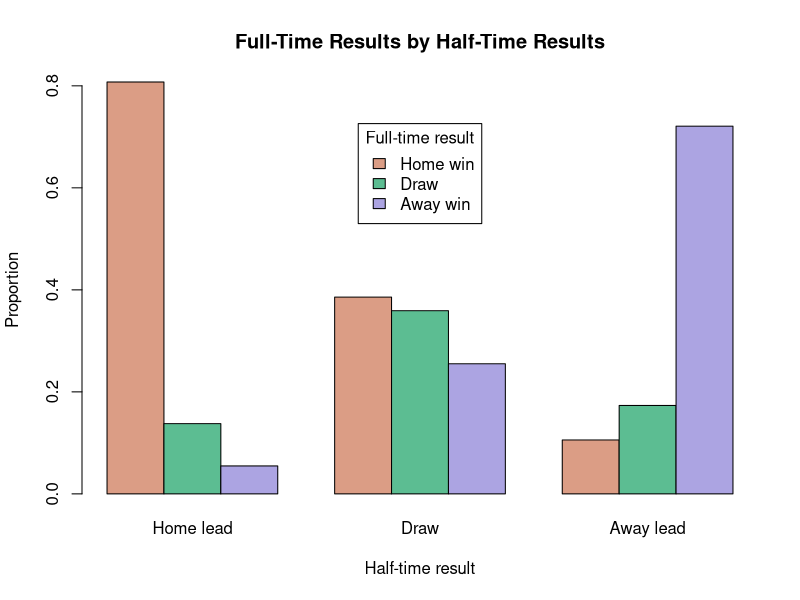
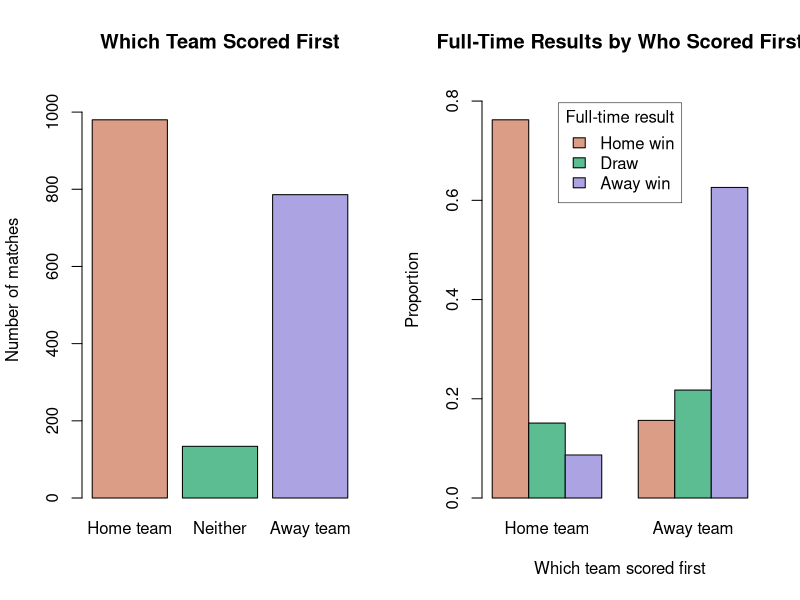
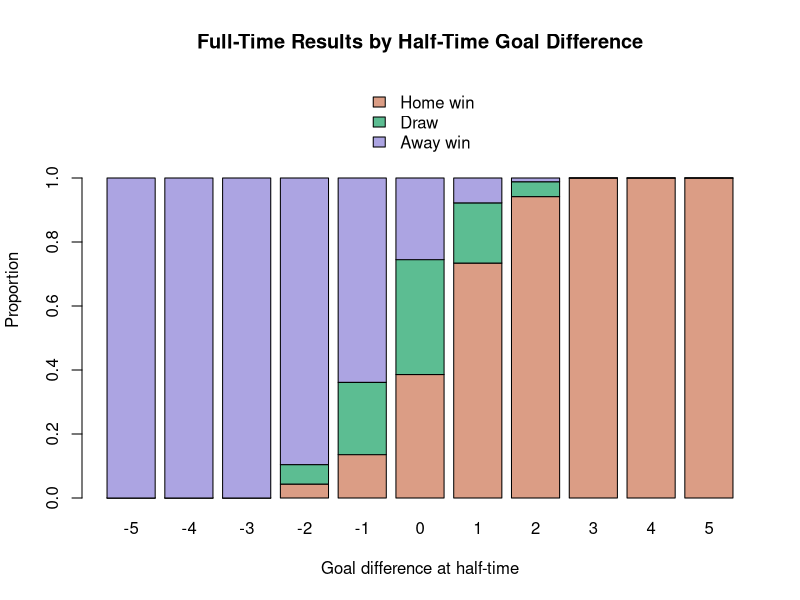
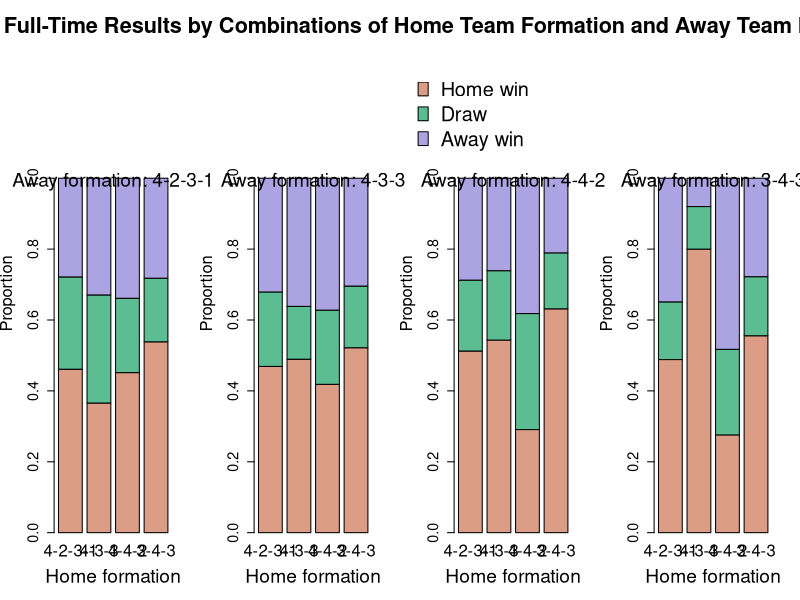
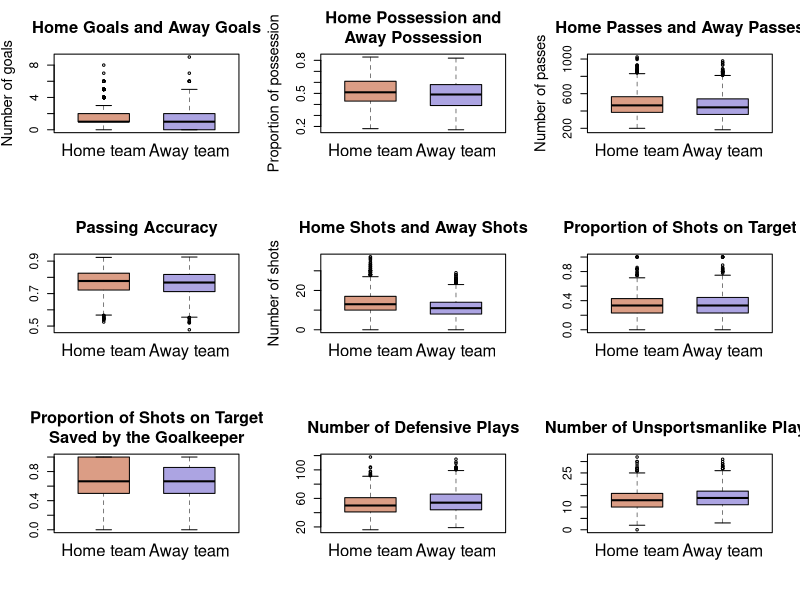
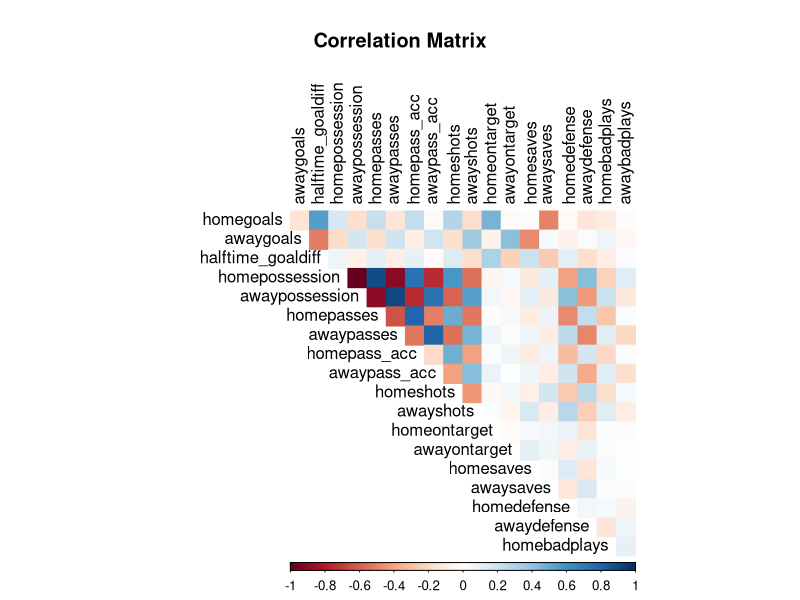
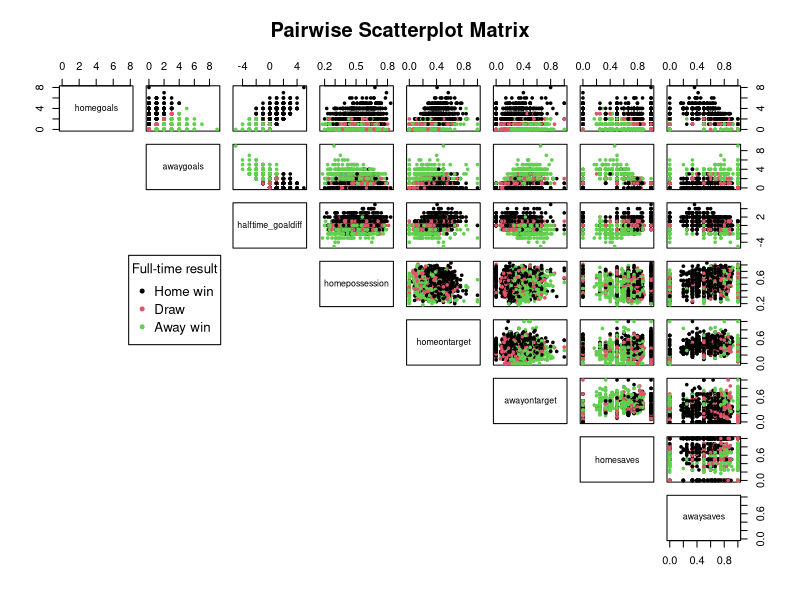
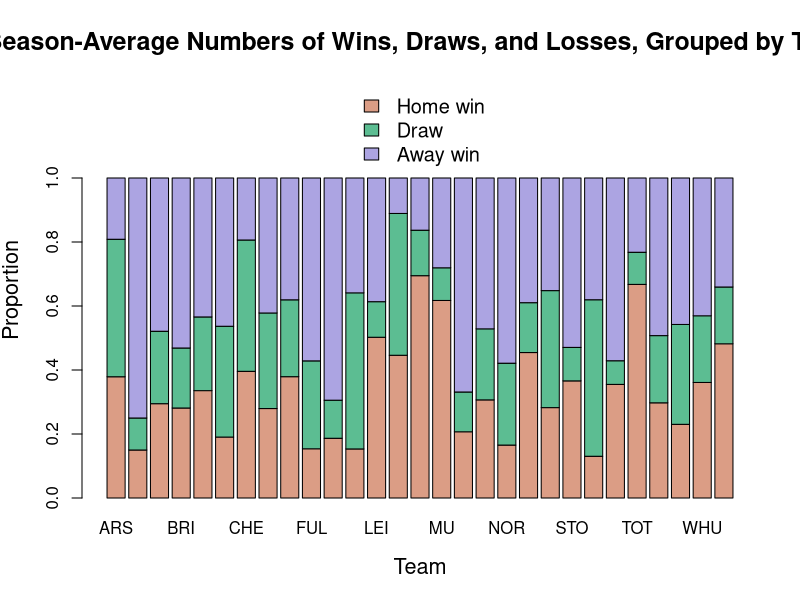

The R source for these figures, in order: (Note: this script raises an error after producing the figures.)
## Analyzing match statistics and team performances in 5 seasons (2015/16 to 2019/20) of the Premier League
##
## AUTHOR: TARA NGUYEN
## Part of final project for UCLA Extension course:
## Introduction to Data Science
## Completed in December 2020

########## DATA IMPORT AND CLEANING ##########

library(readr)   ## for function read_csv()
matchstats <- read_csv('matchstats.csv')
matchstats
names(matchstats)
summary(matchstats)
colSums(is.na(matchstats))

## replace NAs

matchstats$scoredfirst[is.na(matchstats$scoredfirst)] <- 'neither'

## turn some variables into factors

matchstats$season <- as.factor(matchstats$season)
matchstats$fulltime_res <- factor(matchstats$fulltime_res,
	levels = c('home_win', 'draw', 'away_win'))
matchstats$scoredfirst <- factor(matchstats$scoredfirst,
	levels = c('home', 'neither', 'away'))
matchstats$halftime_res <- factor(matchstats$halftime_res,
	levels = c('home_lead', 'draw', 'away_lead'))
summary(matchstats)

########## DATA TRANSFORMATION ##########

## full-time and half-time results

ft_res <- c('Home win', 'Draw', 'Away win')
ht_res <- c('Home lead', 'Draw', 'Away lead')

## which team scored first

sf <- c('Home team', 'Neither', 'Away team')

##### MATCH RECORDS #####

## most home goals, most away goals

sorthomegoals <- matchstats[order(matchstats$homegoals), c(1:4, 5)]
tail(sorthomegoals)
tail(matchstats[order(matchstats$awaygoals), c(1:4, 6)])

## draws with the most goals

tail(sorthomegoals[sorthomegoals$fulltime_res == 'draw', ], 15)

## biggest home wins, biggest away wins

goaldiff <- matchstats$homegoals - matchstats$awaygoals
tail(matchstats[order(goaldiff), c(1:3, 5, 6)])
head(matchstats[order(goaldiff), c(1:3, 5, 6)])

## highest goal difference at half-time

tail(matchstats[order(matchstats$halftime_goaldiff), c(1:4, 9)])

## biggest comebacks after trailing at half-time

comeback <- cbind(matchstats[, c(1:3, 5, 6, 9)], goaldiff)
comeback <- comeback[order(comeback$halftime_goaldiff), ]

home_cb <- subset(comeback, halftime_goaldiff < 0 & goaldiff > 0)
home_cb_goals <- home_cb$goaldiff - home_cb$halftime_goaldiff
tail(home_cb[order(abs(home_cb$halftime_goaldiff), home_cb_goals), ])

away_cb <- subset(comeback, halftime_goaldiff > 0 & goaldiff < 0)
away_cb_goals <- away_cb$halftime_goaldiff - away_cb$goaldiff
tail(away_cb[order(away_cb$halftime_goaldiff, away_cb_goals), ])

## most unbalanced possession

possessdiff <- matchstats$homepossession - matchstats$awaypossession
tail(matchstats[order(abs(possessdiff)), c(1:4, 12, 13)])

## wins with the lowest possession

sorthomepossess <- matchstats[order(matchstats$homepossession), c(1:4, 12)]
head(sorthomepossess[sorthomepossess$fulltime_res == 'home_win', ])
sortawaypossess <- matchstats[order(matchstats$awaypossession), c(1:4, 13)]
head(sortawaypossess[sortawaypossess$fulltime_res == 'away_win', ])

## losses with the highest possession

tail(sorthomepossess[sorthomepossess$fulltime_res == 'away_win', ])
tail(sortawaypossess[sortawaypossess$fulltime_res == 'home_win', ])

## most/least passes by both teams combined

totalpasses <- matchstats$homepasses + matchstats$awaypasses
passes_subset <- cbind(matchstats[, c(1:4, 14, 15)], totalpasses)
tail(passes_subset[order(totalpasses), ])
head(passes_subset[order(totalpasses), ])

## biggest difference in number of accurate passes

homeaccpasses <- matchstats$homepasses * matchstats$homepass_acc
awayaccpasses <- matchstats$awaypasses * matchstats$awaypass_acc
accpassdiff <- abs(homeaccpasses - awayaccpasses)
accpass_subset <- cbind(matchstats[, c(1:4)], homeaccpasses, awayaccpasses,
	accpassdiff)
tail(accpass_subset[order(accpassdiff), ])

## most/least shots by both teams combined

totalshots <- matchstats$homeshots + matchstats$awayshots
shots_subset <- cbind(matchstats[, c(1:4, 18, 19)], totalshots)
tail(shots_subset[order(totalshots), ])
head(shots_subset[order(totalshots), ])

## wins with the least shots on target

homeshots_ot <- matchstats$homeshots * matchstats$homeontarget
homesot_subset <- cbind(matchstats[, 1:4], homeshots_ot)
homesot_subset <- homesot_subset[order(homeshots_ot), ]
head(homesot_subset[homesot_subset$fulltime_res == 'home_win', ])

awayshots_ot <- matchstats$awayshots * matchstats$awayontarget
awaysot_subset <- cbind(matchstats[, 1:4], awayshots_ot)
awaysot_subset <- awaysot_subset[order(awayshots_ot), ]
head(awaysot_subset[awaysot_subset$fulltime_res == 'away_win', ])

## losses with the most shots on target

tail(homesot_subset[homesot_subset$fulltime_res == 'away_win', ])
tail(awaysot_subset[awaysot_subset$fulltime_res == 'home_win', ])

## biggest difference in number of shots on target

sotdiff <- abs(homeshots_ot - awayshots_ot)
sot_subset <- cbind(matchstats[, 1:4], homeshots_ot, awayshots_ot, sotdiff)
tail(sot_subset[order(sot_subset$sotdiff), ])

## goalless draws with the highest number of shots on target

totalsot <- homeshots_ot + awayshots_ot
nogoal_subset <- cbind(matchstats[, c(1:3, 7)], homeshots_ot, awayshots_ot, 
	totalsot)
nogoal_subset <- subset(nogoal_subset, scoredfirst == 'neither',
	select = c(1:3, 5:7))
tail(nogoal_subset[order(nogoal_subset$totalsot), ])

## most/least defensive plays by both teams combined

totaldefense <- matchstats$homedefense + matchstats$awaydefense
defense_subset <- cbind(matchstats[, c(1:4, 24, 25)], totaldefense)
tail(defense_subset[order(totaldefense), ])
head(defense_subset[order(totaldefense), ])

## most/least unsportsmanlike plays by both teams combined

totalbadplays <- matchstats$homebadplays + matchstats$awaybadplays
badplays_subset <- cbind(matchstats[, c(1:4, 26, 27)], totalbadplays)
tail(badplays_subset[order(totalbadplays), ])
head(badplays_subset[order(totalbadplays), ])

##### CONTIGENCY TABLES ACROSS ALL MATCHES #####

## full-time results, half-time results, and which team scored first

(ft_res_tab <- table(matchstats$fulltime_res))
(ht_res_tab <- table(matchstats$halftime_res))
(sf_tab <- table(matchstats$scoredfirst))

## full-time results by half-time results

(ft_ht_tab <- xtabs(~ fulltime_res + halftime_res, matchstats))
(ft_ht_proptab <- prop.table(ft_ht_tab, 2))   ## proportions

## full-time results by who scored first

(ft_sf_tab <- xtabs(~ fulltime_res + scoredfirst, matchstats))
(ft_sf_proptab <- prop.table(ft_sf_tab, 2))   ## proportions

## full-time results by goal difference at half-time, by home goals and by away goals

(ft_htgd_tab <- xtabs(~ fulltime_res + halftime_goaldiff, matchstats))
(ft_htgd_proptab <- prop.table(ft_htgd_tab, 2))   ## proportions

## full-time results by home goals and by away goals

(ft_homegoals_tab <- xtabs(~ fulltime_res + homegoals, matchstats))
(ft_awaygoals_tab <- xtabs(~ fulltime_res + awaygoals, matchstats))

## number of unique formations

(n_formations_unique <- 
	length(unique(c(matchstats$homeformation, matchstats$awayformation))))
	## 33

## number of times each formation was used

(homefm_tab <- sort(table(matchstats$homeformation), decreasing = T))
(awayfm_tab <- sort(table(matchstats$awayformation), decreasing = T))

## number of home wins, draws, and away wins grouped by formation
## (only the most used formations included)

ft_form_tab <- xtabs(~ fulltime_res + homeformation + awayformation, 
	matchstats)
(ft_form_tab <- ft_form_tab[, names(homefm_tab[1:4]),
	names(awayfm_tab[1:4])])
(ft_form_proptab <- prop.table(ft_form_tab, 2:3))   ## proportions

##### PER-SEASON AND PER-MATCH AVERAGES AT TEAM LEVEL #####

n_teams_per_season <- 20

## all teams

(teams <- sort(unique(c(matchstats$hometeam, matchstats$awayteam))))

## abbreviate team names

teams_abbr <- toupper(substr(teams, 1, 3))
teams_abbr[which(teams_abbr == 'MAN')] <- c('MCT', 'MU')
teams_abbr[which(teams_abbr == 'WES')] <- c('WBA', 'WHU')
teams_abbr

## number of unique teams in all seasons

(n_teams_unique <- length(teams))   ## 29

## number of home/away games each team played across all seasons

n_homegames_byteam <- table(matchstats$hometeam)

## number of seasons each team played in

(n_seasons_byteam <- n_homegames_byteam / (n_teams_per_season - 1))

## teams that played in all 5 seasons

n_seasons_byteam[n_seasons_byteam == 5]
sum(n_seasons_byteam == 5)   ## 13

## season-average number of wins/draws/losses

home_res_tab <- xtabs(~ fulltime_res + hometeam, matchstats)
home_res_seasonavg <- home_res_tab / as.vector(n_seasons_byteam)
head(home_res_seasonavg)

away_res_tab <- xtabs(~ fulltime_res + awayteam, matchstats)
away_res_seasonavg <- away_res_tab / as.vector(n_seasons_byteam)
head(away_res_seasonavg)

res_seasonavg <- rbind(home_res_seasonavg[1, ] + away_res_seasonavg[3, ],
	home_res_seasonavg[2, ] + away_res_seasonavg[2, ],
	home_res_seasonavg[3, ] + away_res_seasonavg[1, ])
rownames(res_seasonavg) <- c('win', 'draw', 'loss')
(res_proptab <- prop.table(res_seasonavg, 2))   ## proportions

## season-average number of times each team scored/conceded first, grouped by full-time results

home_sf_res_tab <- xtabs(~ hometeam + scoredfirst + fulltime_res, 
	matchstats)
home_sf_res_seasonavg <- home_sf_res_tab / as.vector(n_seasons_byteam)
head(home_sf_res_seasonavg[, , 2])

away_sf_res_tab <- xtabs(~ awayteam + scoredfirst + fulltime_res, 
	matchstats)
away_sf_res_seasonavg <- away_sf_res_tab / as.vector(n_seasons_byteam)
head(away_sf_res_seasonavg[, , 2])

## season-average number of wins after conceding first

concf_win_seasonavg <- rbind(home_sf_res_seasonavg[, 'away', 'home_win'], 
	away_sf_res_seasonavg[, 'home', 'away_win'])
rownames(concf_win_seasonavg) <- c('home_win', 'away_win')
concf_win_seasonavg

## percentage of times each team won after conceding first

home_concf_win_prop <- prop.table(home_sf_res_tab[, 'away', ], 1)
away_concf_win_prop <- prop.table(away_sf_res_tab[, 'home', ], 1)
concf_win_prop <- cbind(home_concf_win_prop[, 'home_win'],
	away_concf_win_prop[, 'away_win'])
colnames(concf_win_prop) <- c('Home', 'Away')
head(concf_win_prop)

## season-average number of losses after scoring first

sf_loss_seasonavg <- rbind(home_sf_res_seasonavg[, 'home', 'away_win'], 
	away_sf_res_seasonavg[, 'away', 'home_win'])
rownames(sf_loss_seasonavg) <- c('home_loss', 'away_loss')
sf_loss_seasonavg

## season-average number of half-time leads/draws/trails, grouped by full-time results

home_ft_ht_tab <- xtabs(~ hometeam + halftime_res + fulltime_res,
	matchstats)
colnames(home_ft_ht_tab) <- c('lead', 'draw', 'trail')
home_ht_ft_seasonavg <- home_ft_ht_tab / as.vector(n_seasons_byteam)
head(home_ht_ft_seasonavg[, , 1])

away_ft_ht_tab <- xtabs(~ awayteam + halftime_res + fulltime_res,
	matchstats)
colnames(away_ft_ht_tab) <- c('trail', 'draw', 'lead')
away_ht_ft_seasonavg <- away_ft_ht_tab / as.vector(n_seasons_byteam)
head(away_ht_ft_seasonavg[, , 1])

## season-average number of wins after trailing at half-time

httrail_win_seasonavg <- rbind(home_ht_ft_seasonavg[, 'trail', 'home_win'],
	away_ht_ft_seasonavg[, 'trail', 'away_win'])
rownames(httrail_win_seasonavg) <- c('home_win', 'away_win')
httrail_win_seasonavg

## percentage of times each team won after trailing at half-time

home_httrail_win_prop <- prop.table(home_ft_ht_tab[, 'trail', ])
away_httrail_win_prop <- prop.table(away_ft_ht_tab[, 'trail', ])
httrail_win_prop <- cbind(home_httrail_win_prop[, 'home_win'],
	away_httrail_win_prop[, 'away_win'])
colnames(httrail_win_prop) <- c('Home', 'Away')
head(httrail_win_prop)

## season-average number of losses after leading at half-time

htlead_loss_seasonavg <- rbind(home_ht_ft_seasonavg[, 'lead', 'away_win'], 
	away_ht_ft_seasonavg[, 'lead', 'home_win'])
rownames(htlead_loss_seasonavg) <- c('home_loss', 'away_loss')
htlead_loss_seasonavg

## season-average number of clean sheets

(cleansh_seasonavg <- (xtabs(~ hometeam + awaygoals, matchstats)[, 1] +
	xtabs(~ awayteam + homegoals, matchstats)[, 1]) / n_seasons_byteam)

## match-average stats

home_matchavg <- aggregate(cbind(homegoals, awaygoals, halftime_goaldiff, 
	homepossession, homepasses, homepass_acc, homeshots, homeontarget, 
	homesaves, homedefense, homebadplays) ~ hometeam, matchstats, mean)
colnames(home_matchavg) <- c('team', 'goalsscored', 'goalsconceded', 
	'ht_goaldiff', 'possession', 'passes', 'pass_acc', 'shots', 'ontarget', 
	'saves', 'defense', 'badplays')

away_matchavg <- aggregate(cbind(homegoals, awaygoals, halftime_goaldiff, 
	awaypossession, awaypasses, awaypass_acc, awayshots, awayontarget, 
	awaysaves, awaydefense, awaybadplays) ~ awayteam, matchstats, mean)
colnames(away_matchavg) <- c('team', 'goalsconceded', 'goalsscored', 
	'ht_goaldiff', 'possession', 'passes', 'pass_acc', 'shots', 'ontarget', 
	'saves', 'defense', 'badplays')

matchavg <- cbind(home_matchavg[, 1:3], away_matchavg[, 3:2], 
	(home_matchavg[, 2] + away_matchavg[, 3]) / 2,
	(home_matchavg[, 3] + away_matchavg[, 2]) / 2)
matchavg <- cbind(matchavg,
	(home_matchavg[, -(1:3)] + away_matchavg[, -(1:3)]) / 2)
colnames(matchavg)
colnames(matchavg)[2:7] <- c('homescored', 'homeconceded', 'awayscored', 
	'awayconceded', 'totalscored', 'totalconceded')
matchavg$ft_goaldiff <- with(matchavg, 
	(homescored + awayscored - homeconceded - awayconceded) / 2)
colnames(matchavg)
matchavg <- matchavg[, c(1:7, 17, 8:16)]
format(head(matchavg), digits = 4)

##### SEASON-END STATS AT TEAM LEVEL #####

seasons <- levels(matchstats$season)

## teams in each season

library(reshape2)   ## for function melt()

teams_byseason <- t(aggregate(hometeam ~ season, matchstats, 
	function(x) sort(unique(x))))
teams_byseason <- teams_byseason[-1, ]
colnames(teams_byseason) <- seasons
teams_byseason <- melt(teams_byseason, varnames = c('', 'season'),
	value.name = 'team')
teams_byseason <- teams_byseason[, -1]
teams_byseason[c(1:5, 21:25), ]

## season-total number of wins/draws/losses

homewin_byseason <- aggregate(fulltime_res ~ hometeam + season, matchstats, 
	function(x) sum(x == 'home_win'))
awaywin_byseason <- aggregate(fulltime_res ~ awayteam + season, matchstats, 
	function(x) sum(x == 'away_win'))
win_byseason <- cbind(teams_byseason,
	homewin_byseason[, 3] + awaywin_byseason[, 3])
colnames(win_byseason)[3] <- 'win'

homedraw_byseason <- aggregate(fulltime_res ~ hometeam + season, matchstats, 
	function(x) sum(x == 'draw'))
awaydraw_byseason <- aggregate(fulltime_res ~ awayteam + season, matchstats, 
	function(x) sum(x == 'draw'))
draw_byseason <- cbind(teams_byseason,
	homedraw_byseason[, 3] + awaydraw_byseason[, 3])
colnames(draw_byseason)[3] <- 'draw'

homeloss_byseason <- aggregate(fulltime_res ~ hometeam + season, matchstats, 
	function(x) sum(x == 'away_win'))
awayloss_byseason <- aggregate(fulltime_res ~ awayteam + season, matchstats, 
	function(x) sum(x == 'home_win'))
loss_byseason <- cbind(teams_byseason,
	homeloss_byseason[, 3] + awayloss_byseason[, 3])
colnames(loss_byseason)[3] <- 'loss'

res_byseason <- cbind(win_byseason, draw_byseason[, 3], loss_byseason[, 3])
colnames(res_byseason)[4:5] <- c('draw', 'loss')
head(res_byseason)

## season-total number of points earned (3 for each win, 1 for each draw)

pts_byseason <- cbind(res_byseason[, 1:2],
	res_byseason$win * 3 + res_byseason$draw)
colnames(pts_byseason)[3] <- 'points'
head(pts_byseason)

## season-total number of goals scored/conceded

homesc_byseason <- aggregate(homegoals ~ hometeam + season, matchstats, sum)
awaysc_byseason <- aggregate(awaygoals ~ awayteam + season, matchstats, sum)
scored_byseason <- cbind(teams_byseason,
	homesc_byseason[, 3] + awaysc_byseason[, 3])
colnames(scored_byseason)[3] <- 'goalsscored'
head(scored_byseason)

homeconc_byseason <- aggregate(awaygoals ~ hometeam + season, matchstats, 
	sum)
awayconc_byseason <- aggregate(homegoals ~ awayteam + season, matchstats, 
	sum)
conceded_byseason <- cbind(teams_byseason,
	homeconc_byseason[, 3] + awayconc_byseason[, 3])
colnames(conceded_byseason)[3] <- 'goalsconceded'
head(conceded_byseason)

## season-total goal difference

goaldiff_byseason <- cbind(teams_byseason,
	scored_byseason[3] - conceded_byseason[3])
colnames(goaldiff_byseason)[3] <- 'goaldiff'
head(goaldiff_byseason)

##### TEAM RANKINGS #####

## rankings at the end of each season

ranktab_byseason <- cbind(res_byseason, pts_byseason[3], scored_byseason[3], 
	conceded_byseason[3])

## season-total goal difference
ranktab_byseason$goaldiff <- 
	ranktab_byseason$goalsscored - ranktab_byseason$goalsconceded

## ranks
ranktab_byseason <- ranktab_byseason[with(ranktab_byseason, 
	order(season, points, goaldiff, goalsscored, goalsconceded, 
	decreasing = c(F, rep(T, 4)))), ]
ranktab_byseason$rank <- rep(1:n_teams_per_season, length(seasons))
ncol <- ncol(ranktab_byseason)
ranktab_byseason <- ranktab_byseason[, c(ncol, 1:(ncol-1))]
head(ranktab_byseason)
tail(ranktab_byseason)

## rankings across all seasons

ranktab_allseasons <- cbind(n_homegames_byteam * 2, 
	aggregate(cbind(win, draw, loss, points, goalsscored, goalsconceded, 
		goaldiff) ~ team, ranktab_byseason, mean)[, -1])
head(ranktab_allseasons)
colnames(ranktab_allseasons)[1:2] <- c('team', 'matches')

## ranks
ranktab_allseasons <- ranktab_allseasons[with(ranktab_allseasons, 
	order(points, goaldiff, goalsscored, decreasing = T)), ]
ranktab_allseasons$rank <- 1:nrow(ranktab_allseasons)
ncol <- ncol(ranktab_allseasons)
ranktab_allseasons <- ranktab_allseasons[, c(ncol, 1:(ncol-1))]
head(ranktab_allseasons)   ## teams with the highest average points/season
tail(ranktab_allseasons)   ## teams with the lowest average points/season

##### TEAM RECORDS #####

## most/least wins/draws/losses in a season

tail(ranktab_byseason[order(ranktab_byseason$win), ])
head(ranktab_byseason[order(ranktab_byseason$win), ])
tail(ranktab_byseason[order(ranktab_byseason$draw), ])
head(ranktab_byseason[order(ranktab_byseason$draw), ])
tail(ranktab_byseason[order(ranktab_byseason$loss), ])
head(ranktab_byseason[order(ranktab_byseason$loss), ])

## most/least total wins/draws/losses per season

tail(ranktab_allseasons[order(ranktab_allseasons$win), ])
head(ranktab_allseasons[order(ranktab_allseasons$win), ])
tail(ranktab_allseasons[order(ranktab_allseasons$draw), ])
head(ranktab_allseasons[order(ranktab_allseasons$draw), ])
tail(ranktab_allseasons[order(ranktab_allseasons$loss), ])
head(ranktab_allseasons[order(ranktab_allseasons$loss), ])

## most/least points in a season

tail(ranktab_byseason[order(ranktab_byseason$points), ])
head(ranktab_byseason[order(ranktab_byseason$points), ])

## most season-average wins after conceding first

tail(sort(colSums(concf_win_seasonavg)))

## most season-average losses after scoring first

tail(sort(colSums(sf_loss_seasonavg)))

## most season-average wins after trailing at half-time

tail(sort(colSums(httrail_win_seasonavg)))

## most season-average losses after leading at half-time

tail(sort(colSums(htlead_loss_seasonavg)))

## most clean sheets per season

tail(sort(cleansh_seasonavg))

## most/least goals scored/conceded in a season

tail(ranktab_byseason[order(ranktab_byseason$goalsscored), ])
head(ranktab_byseason[order(ranktab_byseason$goalsscored), ])
tail(ranktab_byseason[order(ranktab_byseason$goalsconceded), ])
head(ranktab_byseason[order(ranktab_byseason$goalsconceded), ])

## highest/lowest goal difference in a season

tail(ranktab_byseason[order(ranktab_byseason$goaldiff), ])
head(ranktab_byseason[order(ranktab_byseason$goaldiff), ])

########## DATA VISUALIZATION ##########

## function for getting colors for plots
## n: number of colors needed
## i: index of the color palette listed in hcl.pals('qualitative')
## i = 1: "Pastel 1"
## i = 2: "Dark 2"
## i = 3: "Dark 3"
## i = 4: "Set 2"
## i = 5: "Set 3"
## i = 6: "Warm"
## i = 7: "Cold"
## i = 8: "Harmonic"
## i = 9: "Dynamic"
## i > 9: the list of palettes gets recycled
## alpha: color transparency; a single number or a vector of numbers between 0 and 1

getcol <- function(n, i, alpha = NULL) {
	if (i %% 9 != 0) {
		i <- i %% 9
	}
	hcl.colors(n, hcl.pals('qualitative')[i], alpha = alpha)
}

## colors for plots of home team vs. away team

col_hva <- getcol(3, 9)[c(1, 3)]

## function for drawing box plots with user-defined properties
## x: data for plotting
## ...: other arguments to be passed to the boxplot() function

myboxplot <- function(x, ...) {
	boxplot(x, ..., col = col_hva, boxwex = .6, medlwd = 2, whisklwd = .5, 
		staplewex = .3, outcex = .5)
}

## function for saving plots as png files
## name: a descriptive name for the file (without the .png extension)
## w, h: width and height (in pixels) of the image

saveaspng <- function(name, w = 700, h = 480) {
	filename <- paste0('epldat5seasons/Plots/', name, '.png')
	png(filename, w, h)
}

##### PLOTS OF CONTIGENCY TABLES #####

saveaspng('fulltime-halftime-results')
barplot(ft_ht_proptab, main = 'Full-Time Results by Half-Time Results',
	names.arg = ht_res, xlab = 'Half-time result', ylab = 'Proportion',
	col = getcol(3, 9), beside = T, legend.text = ft_res, 
	args.legend = list(x = 'top', title = 'Full-time result', inset = .1))
dev.off()

saveaspng('fulltime-results-scoredfirst')
par(mfrow = c(1, 2))
barplot(sf_tab, main = 'Which Team Scored First', names.arg = sf,
	ylab = 'Number of matches', ylim = c(0, max(sf_tab)) * 1.1, 
	col = getcol(3, 9))
barplot(ft_sf_proptab[, -2], ylim = c(0, max(ft_sf_proptab[, -2])) * 1.1, 
	main = 'Full-Time Results by Who Scored First',names.arg = sf[-2],
	xlab = 'Which team scored first', ylab = 'Proportion', beside = T, 
	col = getcol(3, 9), legend.text = ft_res, args.legend = list(x = 'top',
	title = 'Full-time result', inset = .05, box.lwd = .5))
par(mfrow = c(1, 1))
dev.off()

saveaspng('fulltime-results-halftime-goaldiff')
barplot(ft_htgd_proptab, col = getcol(3, 9), ylim = c(0, 1.3), axes = F,
	main = 'Full-Time Results by Half-Time Goal Difference',
	xlab = 'Goal difference at half-time', ylab = 'Proportion')
## draw y-axis
axis(2, seq(0, 1, .2))
## add legend
legend('top', ft_res, fill = getcol(3, 9), bty = 'n')
dev.off()

saveaspng('formations', 1000)
par(mfrow = c(1, 4))
for (i in 1:4) {
	bp <- barplot(ft_form_proptab[, , i], col = getcol(3, 9), axes = F, 
		axisnames = F, ylim = c(0, 1.35), ylab = 'Proportion', 
		cex.lab = 1.5)
	## draw y-axis
	axis(2, seq(0, 1, .2), cex.axis = 1.3)
	## add info on teams' formations
	mtext(paste('Away formation:', dimnames(ft_form_proptab)[[3]][i]),
		line = -10.25, cex = 1.15)
	mtext('Home formation', side = 1, line = 3, cex = 1.15)
	mtext(dimnames(ft_form_proptab)[[2]], at = bp, side = 1, line = 1)
}
par(mfrow = c(1, 1))
## add title
mtext(paste('Full-Time Results by Combinations of Home Team Formation and', 
	'Away Team Formation'), side = 3, line = 2.25, font = 2, cex = 1.3)
## add legend
legend('topleft', ft_res, cex = 1.2, fill = getcol(3, 9), bty = 'n', 
	inset = c(.4, .018), y.intersp = .9)
dev.off()

##### PLOTS OF NUMERIC VARIABLES #####

## function for drawing box plots of numeric variables
## vars: names of column in matchavg data frame to be plotted
## ...: other arguments to be passed to myboxplot() function

numvarsbxp1 <- function(vars, ...) {
	myboxplot(matchstats[, vars], show.names = F, cex.main = 1.5, 
		cex.lab = 1.35, cex.axis = 1.1, ...)
	## add x-axis labels
	mtext(c('Home team', 'Away team'), side = 1, line = 1, at  = 1:2)
}

saveaspng('numericvars1', 700, 500)
par(mfrow = c(3, 3))
numvarsbxp1(c('homegoals', 'awaygoals'), ylab = 'Number of goals',
	main = 'Home Goals and Away Goals')
numvarsbxp1(c('homepossession', 'awaypossession'),
	main = 'Home Possession and\nAway Possession',
	ylab = 'Proportion of possession')
numvarsbxp1(c('homepasses', 'awaypasses'), ylab = 'Number of passes',
	main = 'Home Passes and Away Passes')
numvarsbxp1(c('homepass_acc', 'awaypass_acc'), main = 'Passing Accuracy')
numvarsbxp1(c('homeshots', 'awayshots'), ylab = 'Number of shots',
	main = 'Home Shots and Away Shots')
numvarsbxp1(c('homeontarget', 'awayontarget'),
	main = 'Proportion of Shots on Target')
numvarsbxp1(c('homesaves', 'awaysaves'),
	main = 'Proportion of Shots on Target\nSaved by the Goalkeeper')
numvarsbxp1(c('homedefense', 'awaydefense'),
	main = 'Number of Defensive Plays')
numvarsbxp1(c('homebadplays', 'awaybadplays'),
	main = 'Number of Unsportsmanlike Plays')
par(mfrow = c(1, 1))
dev.off()

## visualization of correlation matrix

library(corrplot)   ## for function corrplot()

saveaspng('correlation-matrix', 480)
corrplot(cor(matchstats[, c(5:6, 9, 12:27)]), method = 'color', 
	title = 'Correlation Matrix', type = 'upper', diag = F, 
	mar = c(0, 0, 4, 0), tl.col = 1, cl.pos = 'b', cl.ratio = .1)
dev.off()

## pairwise scatterplot matrix, color-coded by full-time results

saveaspng('scatterplot-matrix')
plot(matchstats[, c(5:6, 9, 12, 20:23)], col = matchstats$fulltime_res, 
	main = 'Pairwise Scatterplot Matrix', pch = 20, cex = .8,
	lower.panel = NULL)
## add legend
legend('left', ft_res, title = 'Full-time result', col = 1:3, pch = 20, 
	cex = .8, inset = .1)
dev.off()

##### PLOTS OF PER-SEASON AND PER-MATCH AVERAGES #####

saveaspng('win-draw-loss', 1280)
barplot(res_proptab, col = getcol(3, 9), ylim = c(0, 1.3), axes = F,
	main = paste('Season-Average Numbers of Wins, Draws, and Losses,',
	'Grouped by Team'), names.arg = teams_abbr, xlab = 'Team',
	ylab = 'Proportion', cex.lab = 1.3, cex.main = 1.5)
## draw y-axis
axis(2, seq(0, 1, .2))
## add legend
legend('top', ft_res, fill = getcol(3, 9), cex = 1.2, bty = 'n')
dev.off()

saveaspng('win-concfirst-seasonavg', 1280)
barplot(concf_win_seasonavg, col = getcol(2, 9), names.arg = teams_abbr,
	main = paste('Season-Average Number of Times A Team Won',
	'After Conceding First'), ylim = c(0, max(concf_win_seasonavg) * 1.1), 
	ylab = 'Number of matches', xlab = 'Team', cex.lab = 1.3, 
	cex.main = 1.5)
## add legend
legend('topleft', c('Home win', 'Away win'), cex = 1.2, fill = getcol(2, 9), 
	inset = c(.15, .05), horiz = T)
dev.off()

saveaspng('win-concfirst-prop', 480)
myboxplot(concf_win_prop, ylab = 'Proportion', main = paste('Proportion of',
	'Times A Team Won At Home Vs. Away\nAfter Conceding First'))
dev.off()

saveaspng('win-trailatht-seasonavg', 1280)
barplot(httrail_win_seasonavg, col = getcol(2, 9), names.arg = teams_abbr,
	main = paste('Season-Average Number of Times A Team Won',
	'After Trailing at Half-Time'), ylab = 'Number of matches',
	xlab = 'Team', cex.lab = 1.3, cex.main = 1.5)
## add legend
legend('top', c('Home win', 'Away win'), cex = 1.2, fill = getcol(2, 9), 
	inset = .1, horiz = T)
dev.off()

saveaspng('win-trailatht-prop', 480)
myboxplot(httrail_win_prop, ylab = 'Proportion', main = paste('Proportion',
	'of Times A Team Won At Home Vs. Away\nAfter Trailing at Half-Time'))
dev.off()

## PLOTS OF NUMERIC VARIABLES

## function for drawing box plots of numeric variables
## var: name of column in matchavg data frame to be plotted
## main: plot title
## ...: other arguments to be passed to myboxplot() function

numvarsbxp2 <- function(var, ..., main) {
	myboxplot(home_matchavg[, var], away_matchavg[, var], show.names = F,
		cex.main = 1.5, cex.lab = 1.35, cex.axis = 1.1,
		main = paste0('Average ', main, 'Per Match'), ...)
	## add x-axis labels
	mtext(c('Home match', 'Away match'), side = 1, line = 1, at = 1:2)
}

saveaspng('numericvars2', 800, 700)
par(mfrow = c(4, 3))
numvarsbxp2('goalsscored', main = 'Number of Goals Scored\n',
	ylab = 'Number of goals')
numvarsbxp2('goalsconceded', main = 'Number of Goals Conceded\n',
	ylab = 'Number of goals')
numvarsbxp2('possession', main = 'Proportion of Possession\n',
	ylab = 'Proportion')
numvarsbxp2('passes', main = 'Number of Passes\n', ylab = 'Number of passes')
numvarsbxp2('pass_acc', main = 'Passing Accuracy\n', ylab = 'Accuracy')
numvarsbxp2('shots', main = 'Number of Shots\n', ylab = 'Number of shots')
numvarsbxp2('ontarget', main = 'Proportion of Shots on Target\n',
	ylab = 'Number of shots')
numvarsbxp2('saves', main = paste('Proportion of Shots on Target\nSaved by', 
	'the Goalkeeper '), ylab = 'Proportion')
numvarsbxp2('defense', main = 'Number of Defensive Plays\n',
	ylab = 'Number of plays')
numvarsbxp2('badplays', main = 'Number of Unsportsmanlike Plays\n',
	ylab = 'Number of plays')
par(mfrow = c(1, 1))
dev.off()

## function for drawing bar plots of numeric variables
## var: name of column in matchavg data frame to be plotted
## ...: other arguments to be passed to barplot() function

numvarsbrp <- function(var, ...) {
	barplot(matchavg[, var], col = getcol(n_teams_unique, 9), xlab = 'Team', 
		cex.lab = 1.3, cex.main = 1.5, names.arg = teams_abbr, 
		ylim = c(0, matchavg[, var]) * 1.1, ...)
}

saveaspng('team-matchavg-possession', 1280)
numvarsbrp('possession', main = 'Average Proportion of Ball Possession Per Match')
dev.off()

saveaspng('team-matchavg-passes', 1280)
numvarsbrp('passes', main = 'Average Number of Passes Per Match')
dev.off()

saveaspng('team-matchavg-pass_acc', 1280)
numvarsbrp('pass_acc', main = 'Average Passing Accuracy Per Match')
dev.off()

saveaspng('team-matchavg-shots', 1280)
numvarsbrp('shots', main = 'Average Number of Shots Per Match')
dev.off()

saveaspng('team-matchavg-ontarget', 1280)
numvarsbrp('ontarget', main = 'Average Proportion of Shots on Target Per Match')
dev.off()

saveaspng('team-matchavg-saves', 1280)
numvarsbrp('saves', main = paste('Average Proportion of Shots on Target', 
	'Saved by the Goalkeeper Per Match'))
dev.off()

saveaspng('team-matchavg-defense', 1280)
numvarsbrp('defense', main = 'Average Number of Defensive Plays Per Match')
dev.off()

saveaspng('team-matchavg-badplays', 1280)
numvarsbrp('badplays', main = 'Average Number of Unsportsmanlike Plays Per Match')
dev.off()

########## STATISTICAL ANALYSES ##########

##### CLASSIFICATION OF FULL-TIME RESULTS USING RANDOM FORESTS #####

## split data into training set (70%) and test set (30%)
## select only variables that are going to be in the model

nrow <- nrow(matchstats)
ntrain <- round(nrow * .7)
set.seed(264)   ## for reproducible results
index <- sample(nrow, ntrain)
(trainset <- matchstats[index, c(4:7, 9, 12, 20:23)])
(testset <- matchstats[-index, c(4:7, 9, 12, 20:23)])

library(randomForest)   ## to use random forest algorith

(rf <- randomForest(fulltime_res ~ ., trainset, importance = T))
## Number of trees: 500
## No. of variables tried at each split: 3
## OOB estimate of error rate: .45%

## plot error rates vs. number of trees

saveaspng('randomforest-error-vs-ntree')
plot(rf, main = paste('Error Rates as a Function of the Number of Trees',
	'in the Random Forest'))
## add legend
legend('topright', c('Out-of-bag sample', 'Home-win class', 'Draw class', 
	'Away-win class'), lty = 1:4, col = 1:4)
dev.off()

## use model rf to classify full-time results in the test set

pred <- predict(rf, testset)

## confusion matrix of predicted values and actual values in test set

table(pred, testset$fulltime_res)

## number of misclassifcations and error rate in the test set

(n_misclass <- sum(testset$fulltime_res != pred))   ## 2
(mean(testset$fulltime_res != pred) * 100)   ## .35%

## fine-tune the model by varying the number of variables tried at each split

testset_err_rate_new <- c()
oob_error <- c()
for (i in 1:(ncol(trainset) - 1)) {
	rf_new <- randomForest(fulltime_res ~ ., trainset, mtry = i,
		importance = T)
	
	## new predicted values for the test set
	pred_new <- predict(rf_new, testset)
	
	## new misclassification rate in the test set
	testset_err_rate_new[i] <- mean(testset$fulltime_res != pred_new)

	## new out-of-bag error estimate
	oob_error[i] <- rf_new$err.rate[rf_new$ntree, 1]
}

## plot new error rates vs. number of variables tried at each split

saveaspng('randomforest-finetune')
par(mfrow = c(1, 2))
plot(testset_err_rate_new, type = 'b', col = 3, 
	xlab = 'Number of variables', ylab = 'Error rate in the test set')
plot(oob_error, type = 'b', col = 4, lty = 2, pch = 20, 
	xlab = 'Number of variables', ylab = 'Out-of-bag error estimate')
## add title
title <- paste('Error Rates in the Test Set and Out-of-Bag Error Estimates',
	'as a Function of\nthe Number of Variables Tried at Each Split')
par(mfrow = c(1, 1))
mtext(title, line = 1, font = 2, cex = 1.2)
dev.off()

## importance matrix for the original model (rf)

importance <- importance(rf)
importance[order(importance[, 4], importance[, 5], decreasing = T), ]

## variable importance plot

saveaspng('randomforest-varimportance')
varImpPlot(rf, main = 'Variable Importance in the Random Forest')
dev.off()

## how many times each variable was used in the random forest

use_counts <- varUsed(rf)
names(use_counts) <- colnames(trainset)[-1]
sort(use_counts, decreasing = T)

## partial dependence plots for the three most important variables

## get the coordinates to find out the limits on the axes
pdp <- vector('list', 5)
pdp[[1]] <- partialPlot(rf, as.data.frame(trainset), homegoals, 'home_win', 
	plot = F)
pdp[[2]] <- partialPlot(rf, as.data.frame(trainset), homegoals, 'draw',
	plot = F)
pdp[[3]] <- partialPlot(rf, as.data.frame(trainset), homegoals, 'away_win', 
	plot = F)
pdp[[4]] <- partialPlot(rf, as.data.frame(trainset), awaygoals, 'home_win', 
	plot = F)
pdp[[5]] <- partialPlot(rf, as.data.frame(trainset), awaygoals, 'away_win', 
	plot = F)

xlim <- range(sapply(pdp, function(x) range(x$x)))
ylim <- range(sapply(pdp, function(x) range(x$y))) * c(1.1, 1.5)

## draw the plots

saveaspng('randomforest-partialdependence-numeric')
plot(pdp[[1]], type = 'b', col = 3, lty = 2, lwd = 2, xlim = xlim, 
	ylim = ylim, main = paste('Partial Dependence of Full-Time Results on', 
	'the Numbers of Home Goals and Away Goals'), xlab = 'Number of goals', 
	ylab = 'Partial dependence')
lines(pdp[[2]], type = 'b', col = 3, lty = 3, lwd = 3, pch = 0)
lines(pdp[[3]], type = 'b', col = 3, lty = 4, lwd = 2, pch = 2)
lines(pdp[[4]], type = 'b', col = 4, lty = 2, lwd = 2, pch = 16)
lines(pdp[[5]], type = 'b', col = 4, lty = 4, lwd = 2, pch = 17)
## add legends
legend('topleft', c('Home win', 'Draw', 'Away win'), col = 3, lty = 2:4,
	lwd = c(2, 3, 2), pch = c(1, 0, 2), title = 'Dependence on home goals', 
	box.lwd = .5)
legend('topright', c('Home win', 'Away win'), col = 4, lty = c(2, 4),
	lwd = 2, pch = c(16, 17), title = 'Dependence on away goals', 
	box.lwd = .5)
## add horizontal line at y = 0
abline(h = 0, col = 'red', lty = 5)
dev.off()

saveaspng('randomforest-partialdependence-sf', 750)
classes <- levels(trainset$fulltime_res)
par(mfrow = c(1, 3))
for (i in seq_along(classes)) {
	pdp_sf <- partialPlot(rf, as.data.frame(trainset), scoredfirst,
		classes[i], plot = F)
	bp <- barplot(pdp_sf$y, col = getcol(3, 9)[i], axes = F, axisnames = F,
		ylim = range(pdp_sf$y) + c(-.2, 1), ylab = 'Partial dependence',
		cex.lab = 1.5)
	## draw y-axis
	axis(2, cex.axis = 1.2)
	## add x-axis names
	mtext(sf, at = bp, side = 1, line = .5, cex = .9)
	## add legend
	legend('top', ft_res[i], fill = getcol(3, 9)[i], cex = 1.4, 
		inset = .02, box.lwd = .5)
}
par(mfrow = c(1, 1))
## add title and x-axis label
title <- 'Partial Dependence of Full-Time Results on Which Team Scored First'
xlab <- 'Which team scored first'
mtext(c(title, xlab), side = c(3, 1), line = c(2.5, 3.5), font = c(2, 1), 
	cex = c(1.2, 1))
dev.off()
